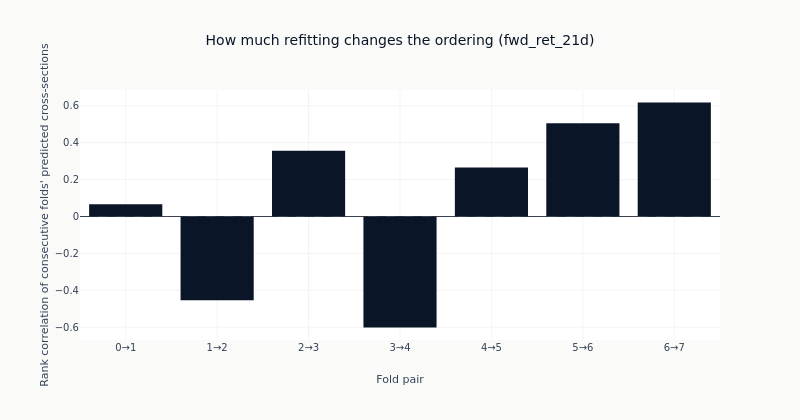

The notebook cell this image was saved under:
### Code cell
fig = go.Figure(
    go.Bar(
        x=turnover.get_column("fold_pair").to_list(),
        y=turnover.get_column("rank_correlation").to_list(),
        marker_color=COLORS["blue"],
        showlegend=False,
    )
)
fig.add_hline(y=0, line_width=1, line_dash="dash", line_color=COLORS["neutral"])
fig.update_yaxes(title_text="Rank correlation of consecutive folds' predicted cross-sections")
fig.update_xaxes(title_text="Fold pair")
fig.update_layout(
    title=f"How much refitting changes the ordering ({charted_label})",
    height=420,
    width=800,
    margin=dict(t=90),
)
# The range is read off the frame rather than asserted, so the alt text stays true of the next run.
_values = turnover.get_column("rank_correlation")
show_plotly_with_alt(
    fig,
    "Bar chart of the rank correlation between the predicted cross-sections of consecutive "
    "walk-forward folds, one bar per fold pair, with a dashed zero line. Counted from the frame: "
    f"{turnover.height} fold pairs, values from {_values.min():.2f} to {_values.max():.2f}.",
)

### Figure 1 — Plotly figure (JSON) as saved in the notebook; plotly's stock layout.template omitted (floating-point values rounded to 4 significant figures)
{"data": [{"marker": {"color": "#0a1628"}, "showlegend": false, "type": "bar", "x": ["0→1", "1→2", "2→3", "3→4", "4→5", "5→6", "6→7"], "y": [0.06658, -0.4535, 0.3557, -0.6013, 0.2657, 0.5046, 0.6176]}], "layout": {"height": 420, "margin": {"t": 90}, "shapes": [{"line": {"color": "#334155", "dash": "dash", "width": 1}, "type": "line", "x0": 0, "x1": 1, "xref": "x domain", "y0": 0, "y1": 0, "yref": "y"}], "title": {"text": "How much refitting changes the ordering (fwd_ret_21d)"}, "width": 800, "xaxis": {"title": {"text": "Fold pair"}}, "yaxis": {"title": {"text": "Rank correlation of consecutive folds' predicted cross-sections"}}}}
